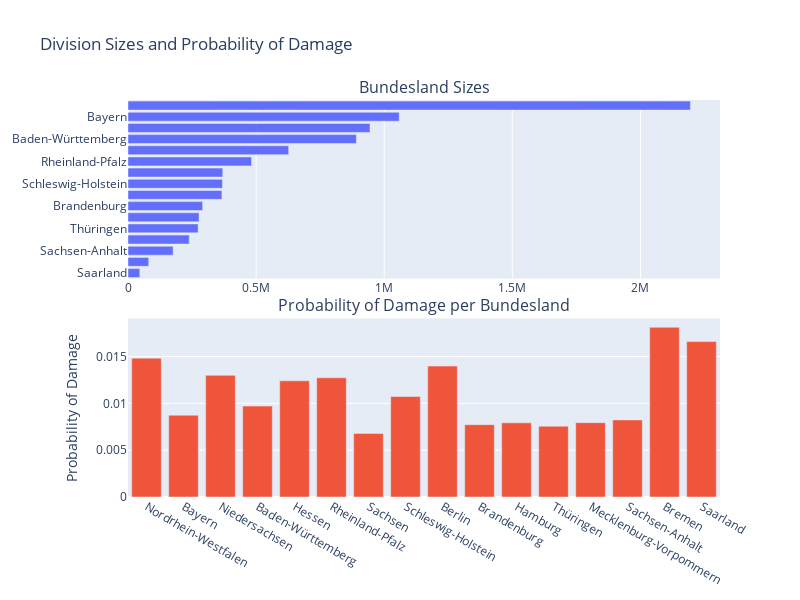

Notebook source saved alongside this figure:
### Code cell
# Calculate the total number of observations and the percentage of damage by category
total_counts = df.groupby('Bundesland').size().reset_index(name='total_count')
damage_counts = df[df['DAMAGE'] == 1].groupby('Bundesland').size().reset_index(name='damage_count')
summary = total_counts.merge(damage_counts, on='Bundesland', how='left').fillna(0)
summary['damage_prob'] = (summary['damage_count'] / summary['total_count'])
summary['bundesland_percent'] = (summary['total_count'] / summary['total_count'].sum())

# Sort summary
summary = summary.sort_values(by='total_count', ascending=True).reset_index(drop=True)

# Create a subplot
fig = make_subplots(rows=2, cols=1, shared_xaxes=False, 
                    vertical_spacing=0.1, subplot_titles=("Bundesland Sizes", "Probability of Damage per Bundesland"))

# Add horizontal bar chart
fig.add_trace(go.Bar(
    y=summary['Bundesland'],
    x=summary['total_count'],
    orientation='h',
    name='Bundesland Size'
), row=1, col=1)

# Sort summary
summary = summary.sort_values(by='total_count', ascending=False).reset_index(drop=True)

# Add bar chart for percentage of damage
fig.add_trace(go.Bar(
    x=summary['Bundesland'],
    y=summary['damage_prob'],
    name='Probability of Damage'
), row=2, col=1)

# Update layout
fig.update_layout(height=600, width=800, showlegend=False, 
                  title_text="Division Sizes and Probability of Damage",
                  yaxis2_title="Probability of Damage")

fig.show()

### Figure 1 — Plotly figure (JSON) as saved in the notebook; plotly's stock layout.template omitted (floating-point values rounded to 4 significant figures)
{"data": [{"name": "Bundesland Size", "orientation": "h", "type": "bar", "x": [46228, 80744, 176251, 239018, 273635, 277426, 291371, 366499, 368629, 369854, 482277, 627092, 891253, 944477, 1058587, 2195051], "xaxis": "x", "y": ["Saarland", "Bremen", "Sachsen-Anhalt", "Mecklenburg-Vorpommern", "Thüringen", "Hamburg", "Brandenburg", "Berlin", "Schleswig-Holstein", "Sachsen", "Rheinland-Pfalz", "Hessen", "Baden-Württemberg", "Niedersachsen", "Bayern", "Nordrhein-Westfalen"], "yaxis": "y"}, {"name": "Probability of Damage", "type": "bar", "x": ["Nordrhein-Westfalen", "Bayern", "Niedersachsen", "Baden-Württemberg", "Hessen", "Rheinland-Pfalz", "Sachsen", "Schleswig-Holstein", "Berlin", "Brandenburg", "Hamburg", "Thüringen", "Mecklenburg-Vorpommern", "Sachsen-Anhalt", "Bremen", "Saarland"], "xaxis": "x2", "y": [0.01482, 0.008732, 0.01299, 0.009707, 0.01241, 0.01273, 0.006789, 0.01073, 0.01398, 0.007726, 0.007916, 0.007561, 0.007937, 0.008233, 0.01812, 0.01659], "yaxis": "y2"}], "layout": {"annotations": [{"font": {"size": 16}, "showarrow": false, "text": "Bundesland Sizes", "x": 0.5, "xanchor": "center", "xref": "paper", "y": 1, "yanchor": "bottom", "yref": "paper"}, {"font": {"size": 16}, "showarrow": false, "text": "Probability of Damage per Bundesland", "x": 0.5, "xanchor": "center", "xref": "paper", "y": 0.45, "yanchor": "bottom", "yref": "paper"}], "height": 600, "showlegend": false, "title": {"text": "Division Sizes and Probability of Damage"}, "width": 800, "xaxis": {"anchor": "y", "domain": [0, 1]}, "xaxis2": {"anchor": "y2", "domain": [0, 1]}, "yaxis": {"anchor": "x", "domain": [0.55, 1]}, "yaxis2": {"anchor": "x2", "domain": [0, 0.45], "title": {"text": "Probability of Damage"}}}}
